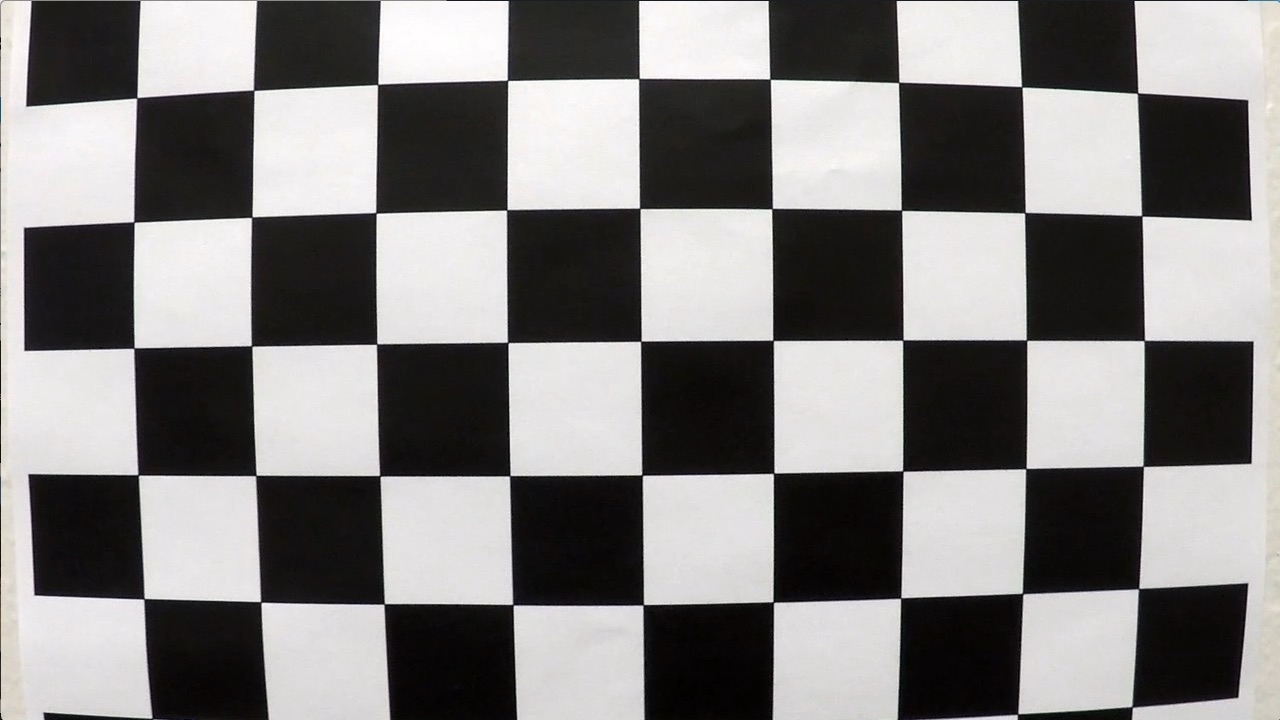
#> input picture camera_cal/calibration1.jpg, 1280 x 720 px; its folder holds 4 pictures in this run
$ jupyter execute --allow-errors Pipeline.ipynb   (shell and % lines are left out)   (older library calls are emulated)
#> lines starting #> are read from the running program, lines starting #| are printed output that depends on the picture
# Self-Driving Car Engineer Nanodegree @Udacity

## Project: **Advanced Lane Lines Finding**
***
The objective of this project is to identify lane lines on the road, initially on a series of test images and then later on some video streams.

The pipeline I've considered is composed:
* Color selection of the lane lines
* Gray scaling of the images
* Noise reduction with Gaussian blurring
* Edges detection with Canny filter
* Selection of the region of interest
* Lines detection with Hough tranform

Final results of the video processing can be found in the folder [output_videos](output_videos/):
* Project Video:
  - [project_video.mp4](output_videos/project_video.mp4)

* Challenge Video:
  - [challenge_video.mp4](output_videos/challenge_video.mp4)

* Harder Challenge Video:
  - [harder_challenge_video.mp4](output_videos/harder_challenge_video.mp4)

Output of the step by step processing of test images can be found in the folder [output_images](output_images/)

## Import Packages

[cell 1]
#importing some useful packages
import matplotlib.pyplot as plt
import matplotlib.image as mpimg
import numpy as np
import cv2
import pickle
import os
from ipywidgets import interact, interact_manual

# Import everything needed to edit/save/watch video clips
from moviepy.editor import VideoFileClip
from IPython.display import HTML

[cell 2]
## Starting with some image utility functions

IMAGE_OUTPUT_PATH = 'output_images/'


def load_images_from_dir(path):
    """ return list of (image, filename) from a specified directory"""
#> called with path = 'camera_cal/'
    return [(mpimg.imread(os.path.join(path, file)), file) for file in os.listdir(path)]
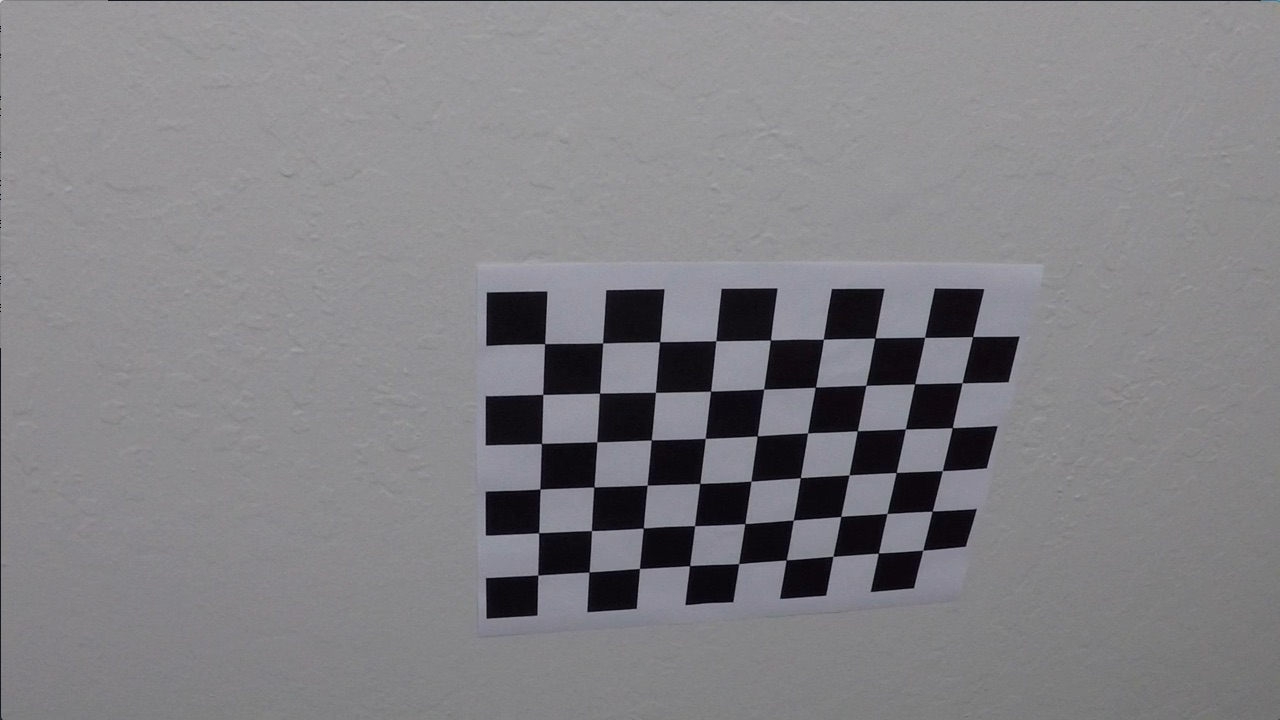
#> input picture camera_cal/calibration10.jpg, 1280 x 720 px
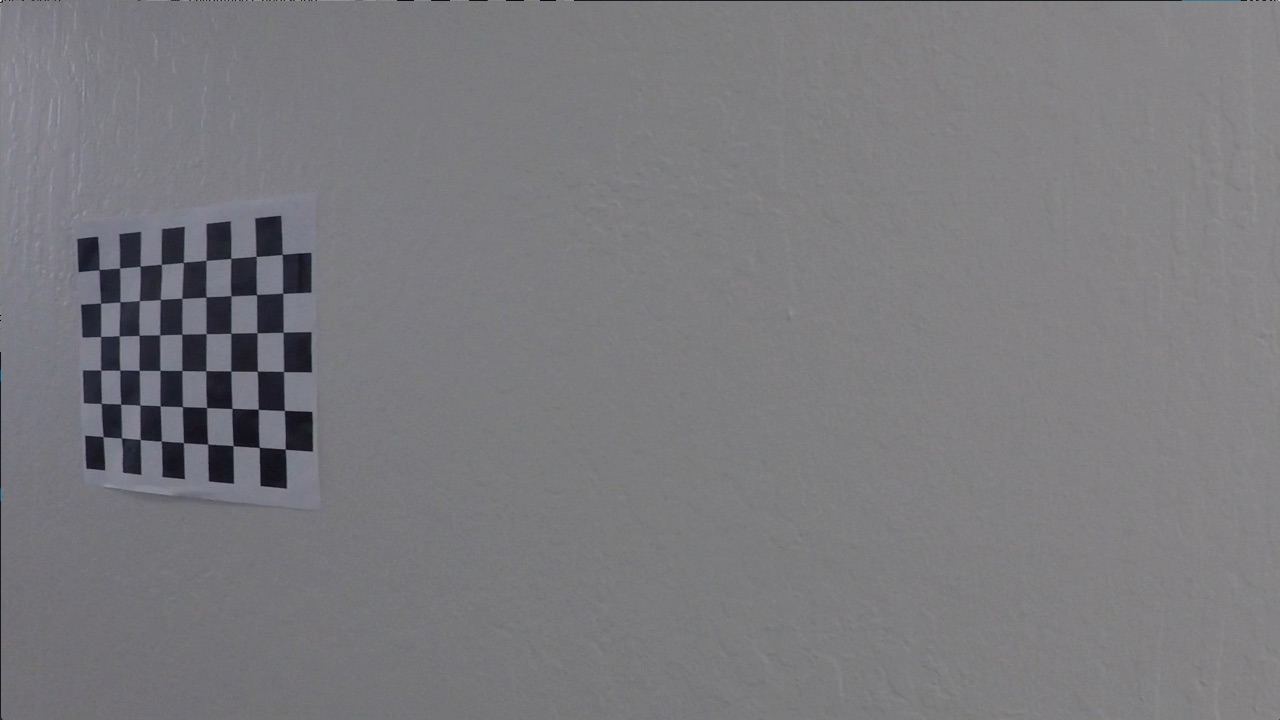
#> input picture camera_cal/calibration11.jpg, 1280 x 720 px
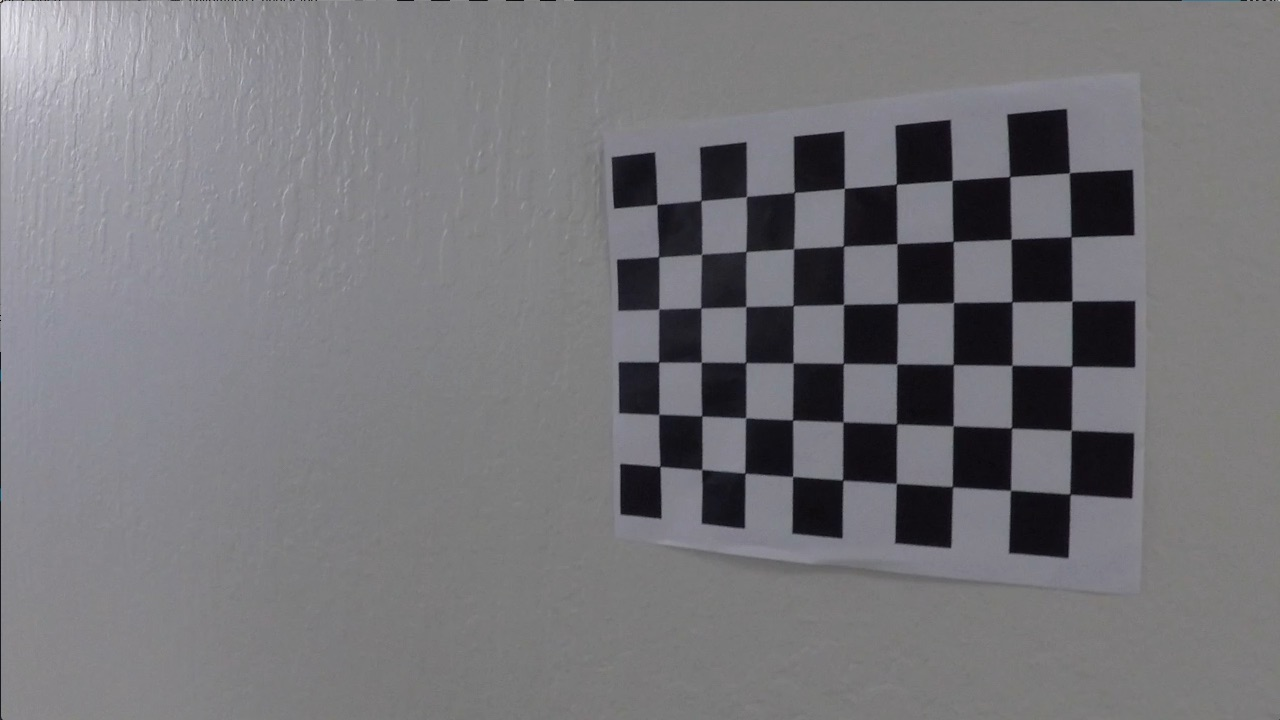
#> input picture camera_cal/calibration12.jpg, 1280 x 720 px


# [7 lines left out: function weighted_img, not called in this run]


def show_images(images_data, in_gray=False, img_per_row=3, figsize=(20, 10)):
    """Display images as is or in grey scale. images_data = [(image, name)...]"""
    # images count
    img_cnt = len(images_data)

    # show max 3 images per row. Calculate the rows count
    row_cnt = int((img_cnt-1) / img_per_row) + 1

    # display the images
    f, axs =  plt.subplots(row_cnt, img_per_row, figsize=figsize)
    count_images = 0
    for r in range(row_cnt):
        for c in range(img_per_row):
            if count_images < img_cnt:
                count_images += 1
                if row_cnt == 1 and img_per_row == 1:
                     ax = axs
                elif row_cnt == 1:
                    ax = axs[c]
                elif img_per_row == 1:
                    ax = axs[r]
                else:
                    ax = axs[r, c]
                cmap = 'gray' if in_gray else None
                ax.set_title(images_data[img_per_row*r + c][1])
                ax.imshow(images_data[img_per_row*r + c][0], cmap=cmap)


def save_images(list_images_data, filename_prefix='', in_gray=False):
    """Save a list of images to disk.
    `list_images_data` is a list of tuple(image, filename)"""
    #
    cmap = 'gray' if in_gray == True else None
    for (image, filename) in list_images_data:
        plt.imsave(os.path.join(IMAGE_OUTPUT_PATH, filename_prefix+filename), image, cmap=cmap)


# [26 lines left out: function apply_brightness_contrast, not called in this run]

## 1. Camera Calibration

We will use some checkboard images taken by the camera for calibration.
#### a. Let's start looking at some of those chessboard images.

[cell 3]
# Make a list of calibration images
cal_images = load_images_from_dir('camera_cal/')
#> cal_images = 4 items
show_images(cal_images[:4], img_per_row=2, figsize=(20, 12))
#> (the call stopped at in show_images, `f, axs =  plt.subplots(row_cnt, img_per_row, figsize=figsize)`: IPython is not available in this run)

We will consider for the next steps a 9x6 chessboard.
#### b. Finding the chessboard corners

[cell 4]
CHESS_NX = 9
CHESS_XY = 6

# prepare object points
objp = np.zeros((CHESS_XY*CHESS_NX,3), np.float32)
objp[:,:2] = np.mgrid[0:CHESS_NX, 0:CHESS_XY].T.reshape(-1,2)

# Arrays to store object points and image points from all the images.
objpoints = [] # 3d points in real world space
imgpoints = [] # 2d points in image plane.
img_with_corners = [] # images updated with the drawing of their corners found

# Step through the list and search for chessboard corners
#> (the rest of this cell did not finish here and is left out)

Let's see what we get...

[cell 5]
print('Nb images with corners detected {}/{}'.format(len(img_with_corners), len(cal_images)))
#| Nb images with corners detected 0/4

# Just display few images with their cornes
nb_image_corners_to_display = np.min([4, len(img_with_corners)])
show_images(img_with_corners[:nb_image_corners_to_display], img_per_row=2, figsize=(20, 12))
#> (the call stopped at in show_images, `f, axs =  plt.subplots(row_cnt, img_per_row, figsize=figsize)`: IPython is not available in this run)
save_images(img_with_corners, filename_prefix='with_corners_')

#### c. Calculate the distortion coefficients

[cell 6]
# Get thesize of the images
img_size = (cal_images[0][0].shape[1], cal_images[0][0].shape[0])
#> img_size = (1280, 720)

# Do camera calibration given object points and image points
ret, mtx, dist, rvecs, tvecs = cv2.calibrateCamera(objpoints, imgpoints, img_size, None, None)
#> ret = 0.68; mtx = [[1143.7, 0, 681.7], [0, 1109.2, 367.7], [0, 0, 1]]; dist = [[-0.515, 2.99, -0.00876, 0.00937, 1.41]]; rvecs = ([0.451, -0.252, 0.0361],); tvecs = ([-2.31, -0.422, 19.12],)
#> further down, cal_image is the input picture: shape (720, 1280, 3); mean R, G, B 130.1, 128.4, 127.8

# Let's save the interesting distorsion coefficients for later use
dist_pickle = {}
dist_pickle["mtx"] = mtx
dist_pickle["dist"] = dist
pickle.dump(dist_pickle, open("calibration_dist_pickle.p", "wb"))

[cell 7]
def undistort_image(image, dist, mtx):
    """Utility function to undistort an image, given the distortion coefficients"""
    return cv2.undistort(image, mtx, dist, None, mtx)
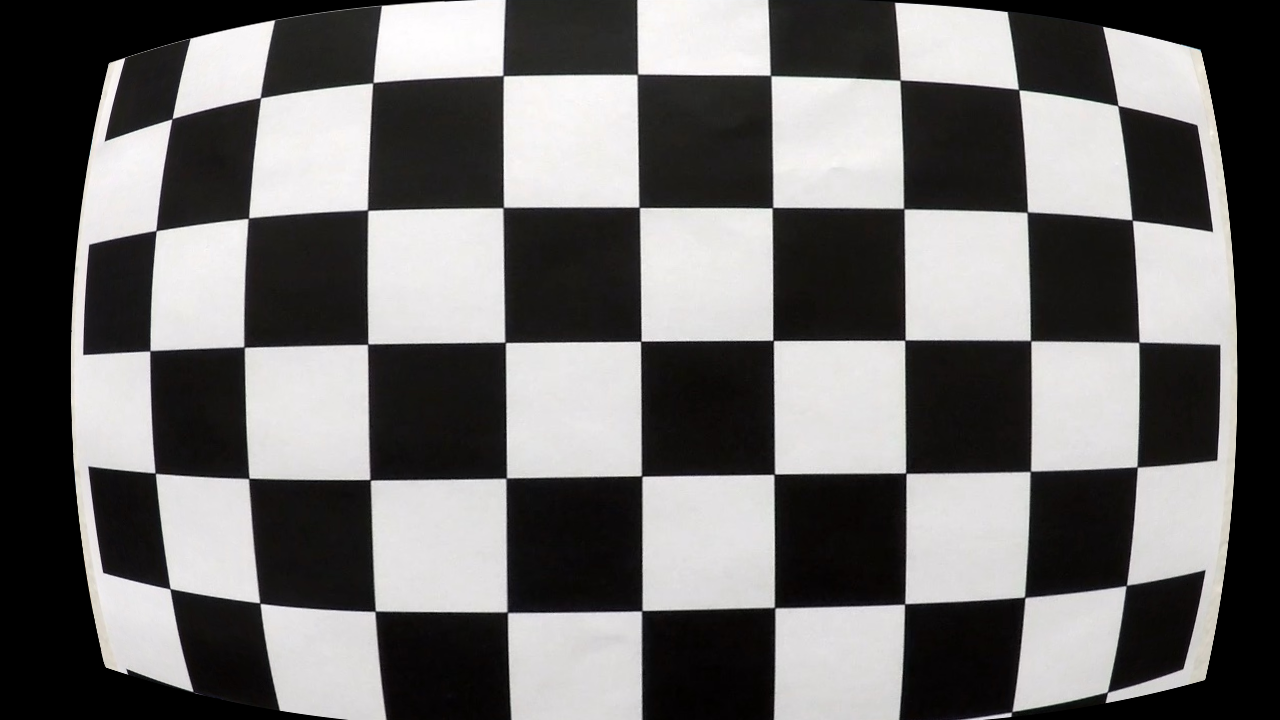
#> returned value: shape (720, 1280, 3); mean of channels 0, 1, 2 110.5, 109.1, 108.6; drawn as R, G, B

# Undistort one of the calibration image to see the effect:
cal_image = cal_images[0][0]
cal_image_undistorted = undistort_image(cal_image, dist, mtx)
show_images([(cal_image, 'Original'), (cal_image_undistorted, 'Undistorted')], img_per_row=2, figsize=(20, 20))
#> (the call stopped at in show_images, `f, axs =  plt.subplots(row_cnt, img_per_row, figsize=figsize)`: IPython is not available in this run)
save_images([(cal_image_undistorted, cal_images[0][1])], filename_prefix='undistorted_')

## 2. Load & Undistort test images

#> (a cell that did not finish here is left out)
